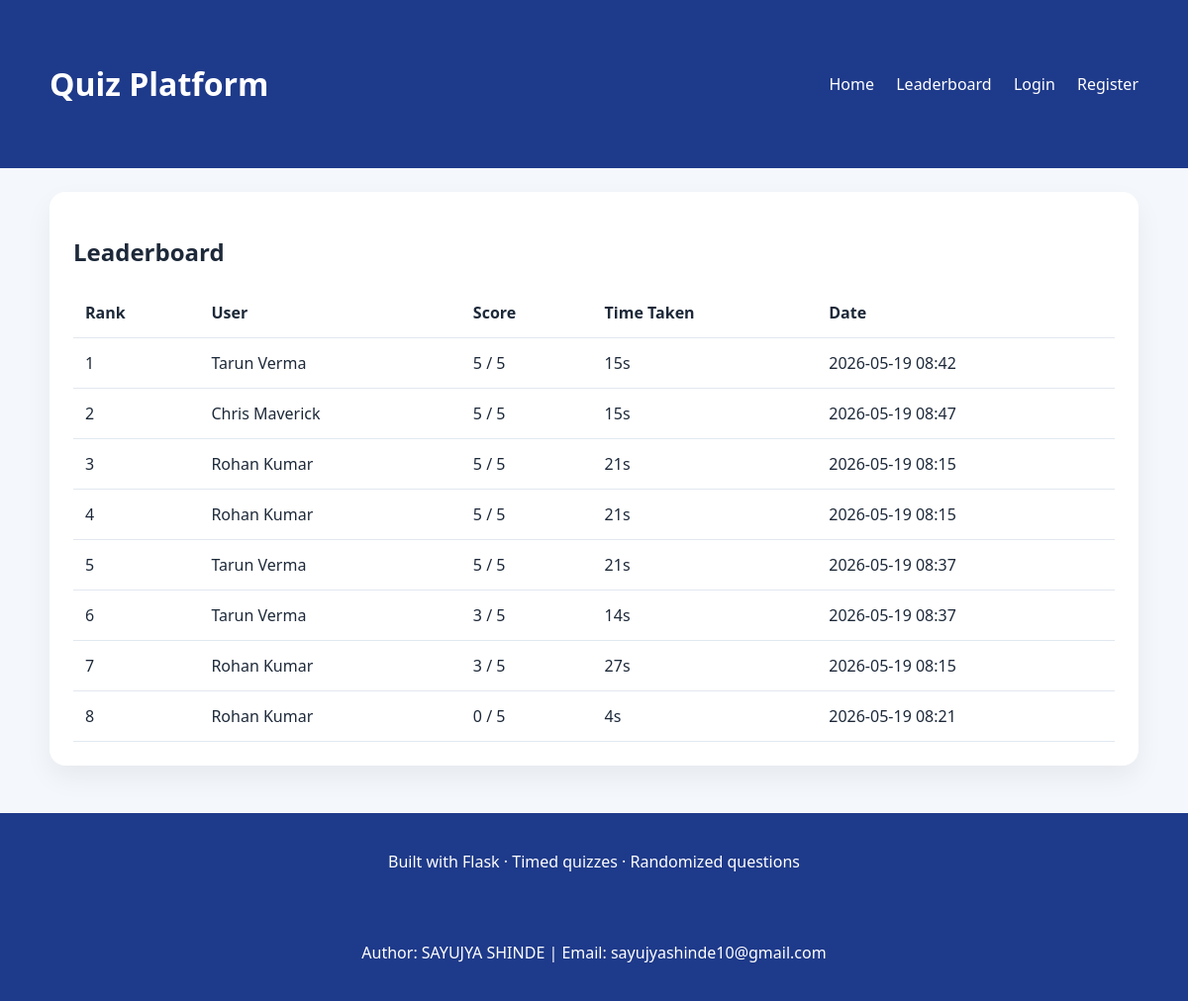
The page /leaderboard on the database as committed earlier.
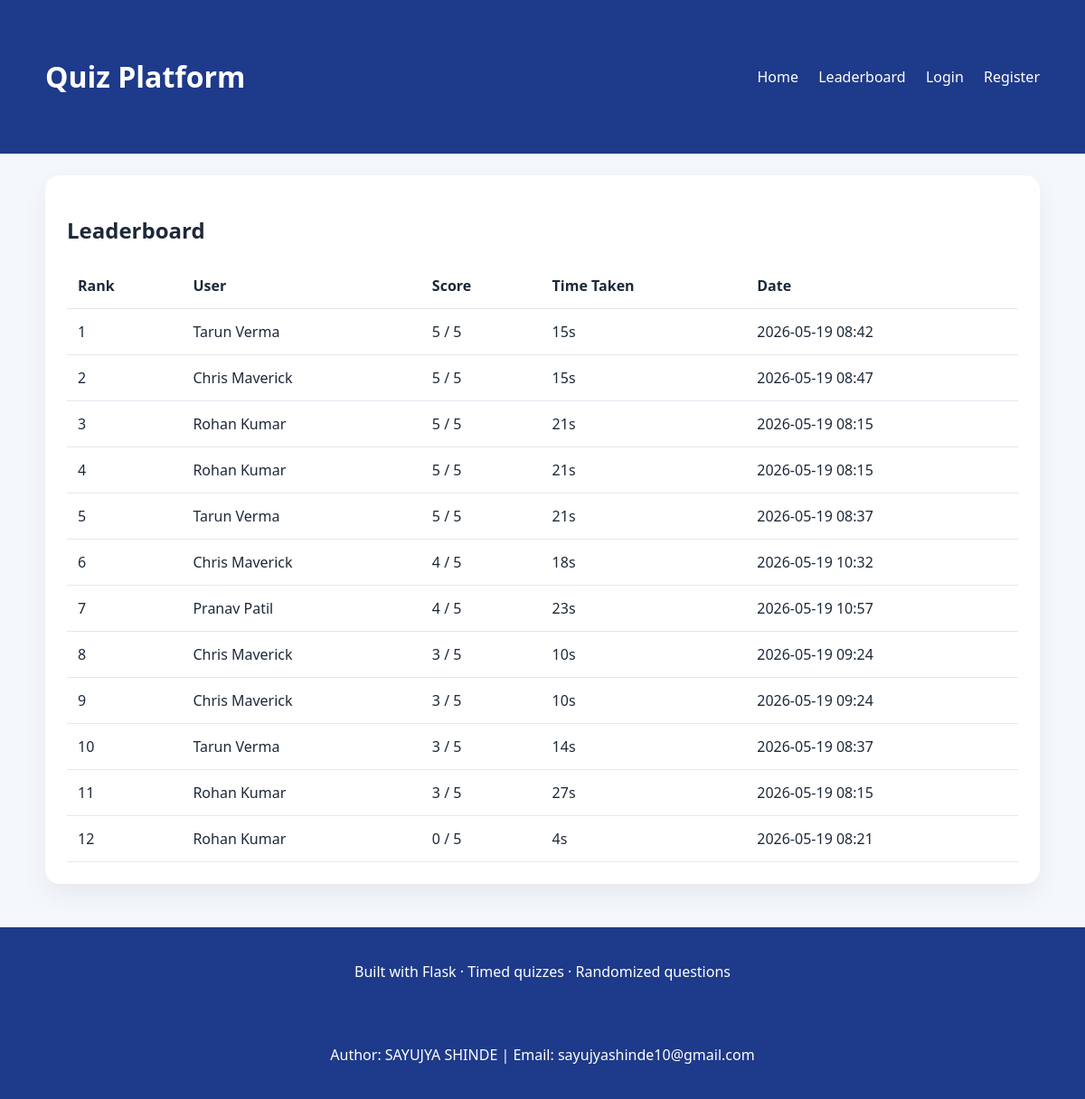
The same page on the database as committed later.
### app.py (models this page shows, shortened)
class Score(db.Model):
    id = db.Column(db.Integer, primary_key=True)
    user_id = db.Column(db.Integer, db.ForeignKey("user.id"), nullable=False)
    score = db.Column(db.Integer, nullable=False)
    total = db.Column(db.Integer, nullable=False)
    time_taken = db.Column(db.Integer, nullable=False)
    taken_at = db.Column(db.DateTime, default=datetime.utcnow)
    user = db.relationship("User", backref=db.backref("scores", lazy=True))

class User(db.Model):
    id = db.Column(db.Integer, primary_key=True)
    username = db.Column(db.String(80), unique=True, nullable=False)
    password_hash = db.Column(db.String(150), nullable=False)
    is_admin = db.Column(db.Boolean, default=False)
    role = db.Column(db.String(20), nullable=False, default="student")

### app.py (the view)
@app.route("/leaderboard")
def leaderboard():
    top_scores = (
        Score.query.order_by(Score.score.desc(), Score.time_taken.asc())
        .limit(20)
        .all()
    )
    return render_template("leaderboard.html", top_scores=top_scores)

### app.py (called while the page is built)
def current_user():
    user_id = session.get("user_id")
    if not user_id:
        return None
    return User.query.get(user_id)

@app.context_processor
def inject_current_user():
    return dict(current_user=current_user())

### templates/leaderboard.html
{% extends 'layout.html' %}
{% block content %}
<section class="leaderboard-card">
  <h2>Leaderboard</h2>
  <div class="table-wrap">
    <table>
      <thead>
        <tr>
          <th>Rank</th>
          <th>User</th>
          <th>Score</th>
          <th>Time Taken</th>
          <th>Date</th>
        </tr>
      </thead>
      <tbody>
        {% for item in top_scores %}
        <tr>
          <td>{{ loop.index }}</td>
          <td>{{ item.user.username }}</td>
          <td>{{ item.score }} / {{ item.total }}</td>
          <td>{{ item.time_taken }}s</td>
          <td>{{ item.taken_at.strftime('%Y-%m-%d %H:%M') }}</td>
        </tr>
        {% else %}
        <tr>
          <td colspan="5">No scores submitted yet.</td>
        </tr>
        {% endfor %}
      </tbody>
    </table>
  </div>
</section>
{% endblock %}

### templates/layout.html (shortened to what this page needs)
<!DOCTYPE html>
<html lang="en">
  <head>
    <link rel="stylesheet" href="{{ url_for('static', filename='css/style.css') }}" />
  </head>
  <body>
    <header class="site-header">
      <div class="container">
        <h1><a href="{{ url_for('index') }}">Quiz Platform</a></h1>
        <nav>
          <a href="{{ url_for('index') }}">Home</a>
          <a href="{{ url_for('leaderboard') }}">Leaderboard</a>
          {% if current_user %}
          <span class="nav-user">{{ current_user.username }}</span>
          <a href="{{ url_for('logout') }}">Logout</a>
          {% else %}
          <a href="{{ url_for('login') }}">Login</a>
          <a href="{{ url_for('register') }}">Register</a>
          {% endif %}
        </nav>
      </div>
    </header>
    <main class="container">
      {% block content %}{% endblock %}
    </main>
    <footer class="site-footer">
      <div class="container">Built with Flask · Timed quizzes · Randomized questions</div><br>
      <div class="container">Author: SAYUJYA SHINDE | Email: sayujyashinde10@gmail.com</div>
    </footer>
  </body>
</html>

### static/css/style.css (style rules this page uses)
* { box-sizing: border-box; }
body { margin: 0; font-family: 'Segoe UI', Tahoma, Geneva, Verdana, sans-serif; background: #f4f7fb; color: #1d2939; }
.container { width: min(1100px, calc(100% - 32px)); margin: 0 auto; padding: 24px 0; }
.site-header, .site-footer { background: #1e3a8a; color: #fff; }
.site-header a, .site-footer a { color: #fff; text-decoration: none; }
.site-header { padding: 18px 0; }
.site-header .container { display: flex; justify-content: space-between; align-items: center; }
nav a, .nav-user { margin-left: 18px; }
.form-card, .admin-card, .quiz-card, .result-card, .leaderboard-card { background: white; border-radius: 16px; padding: 24px; margin-bottom: 24px; box-shadow: 0 12px 28px rgba(15, 23, 42, 0.06); }
.table-wrap { overflow-x: auto; }
table { width: 100%; border-collapse: collapse; }
table th, table td { text-align: left; padding: 14px 12px; border-bottom: 1px solid #e2e8f0; }
.site-footer { text-align: center; padding: 14px 0; }

Rows that differ between the two databases and show on the page:
added Score: user.username "Chris Maverick", score "4", total "5", time_taken "18", taken_at "2026-05-19 10:32"
added Score: user.username "Pranav Patil", score "4", total "5", time_taken "23", taken_at "2026-05-19 10:57"
added Score: user.username "Chris Maverick", score "3", total "5", time_taken "10", taken_at "2026-05-19 09:24"
added Score: user.username "Chris Maverick", score "3", total "5", time_taken "10", taken_at "2026-05-19 09:24"
